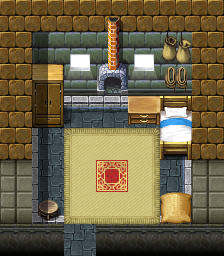

Rendered tile map (Tiled .tmx) drawn with the repository's tilesets; below, a short description and the map source with its tile grids summarised:
An orthogonal 7x8 tile map with 32x32 px tiles, 3 tile layers (Ground, Objects, Above), 1 hidden layer not drawn, 40 tilesets and 2 objects (mapchange, spawn).

<map version="1.0" orientation="orthogonal" width="7" height="8" tilewidth="32" tileheight="32">
 <tileset firstgid="1" name="map_bed_1" tilewidth="32" tileheight="32">
  <image source="../drawable/map_bed_1.png" width="512" height="256" />
 </tileset>
 <tileset firstgid="129" name="map_border_1" tilewidth="32" tileheight="32">
  <image source="../drawable/map_border_1.png" width="512" height="256" />
 </tileset>
 <tileset firstgid="257" name="map_bridge_1" tilewidth="32" tileheight="32">
  <image source="../drawable/map_bridge_1.png" width="512" height="256" />
 </tileset>
 <tileset firstgid="385" name="map_broken_1" tilewidth="32" tileheight="32">
  <image source="../drawable/map_broken_1.png" width="512" height="256" />
 </tileset>
 <tileset firstgid="513" name="map_cavewall_1" tilewidth="32" tileheight="32">
  <image source="../drawable/map_cavewall_1.png" width="576" height="192" />
 </tileset>
 <tileset firstgid="621" name="map_cavewall_2" tilewidth="32" tileheight="32">
  <image source="../drawable/map_cavewall_2.png" width="576" height="192" />
 </tileset>
 <tileset firstgid="729" name="map_cavewall_3" tilewidth="32" tileheight="32">
  <image source="../drawable/map_cavewall_3.png" width="576" height="192" />
 </tileset>
 <tileset firstgid="837" name="map_chair_table_1" tilewidth="32" tileheight="32">
  <image source="../drawable/map_chair_table_1.png" width="512" height="256" />
 </tileset>
 <tileset firstgid="965" name="map_crate_1" tilewidth="32" tileheight="32">
  <image source="../drawable/map_crate_1.png" width="512" height="256" />
 </tileset>
 <tileset firstgid="1093" name="map_cupboard_1" tilewidth="32" tileheight="32">
  <image source="../drawable/map_cupboard_1.png" width="512" height="256" />
 </tileset>
 <tileset firstgid="1221" name="map_curtain_1" tilewidth="32" tileheight="32">
  <image source="../drawable/map_curtain_1.png" width="512" height="256" />
 </tileset>
 <tileset firstgid="1349" name="map_entrance_1" tilewidth="32" tileheight="32">
  <image source="../drawable/map_entrance_1.png" width="512" height="256" />
 </tileset>
 <tileset firstgid="1477" name="map_fence_1" tilewidth="32" tileheight="32">
  <image source="../drawable/map_fence_1.png" width="512" height="256" />
 </tileset>
 <tileset firstgid="1605" name="map_fence_2" tilewidth="32" tileheight="32">
  <image source="../drawable/map_fence_2.png" width="512" height="256" />
 </tileset>
 <tileset firstgid="1733" name="map_ground_1" tilewidth="32" tileheight="32">
  <image source="../drawable/map_ground_1.png" width="512" height="256" />
 </tileset>
 <tileset firstgid="1861" name="map_ground_2" tilewidth="32" tileheight="32">
  <image source="../drawable/map_ground_2.png" width="512" height="256" />
 </tileset>
 <tileset firstgid="1989" name="map_ground_3" tilewidth="32" tileheight="32">
  <image source="../drawable/map_ground_3.png" width="512" height="256" />
 </tileset>
 <tileset firstgid="2117" name="map_ground_4" tilewidth="32" tileheight="32">
  <image source="../drawable/map_ground_4.png" width="512" height="256" />
 </tileset>
 <tileset firstgid="2245" name="map_ground_5" tilewidth="32" tileheight="32">
  <image source="../drawable/map_ground_5.png" width="512" height="256" />
 </tileset>
 <tileset firstgid="2373" name="map_ground_6" tilewidth="32" tileheight="32">
  <image source="../drawable/map_ground_6.png" width="512" height="256" />
 </tileset>
 <tileset firstgid="2501" name="map_ground_7" tilewidth="32" tileheight="32">
  <image source="../drawable/map_ground_7.png" width="512" height="256" />
 </tileset>
 <tileset firstgid="2629" name="map_ground_8" tilewidth="32" tileheight="32">
  <image source="../drawable/map_ground_8.png" width="512" height="256" />
 </tileset>
 <tileset firstgid="2757" name="map_indoor_1" tilewidth="32" tileheight="32">
  <image source="../drawable/map_indoor_1.png" width="512" height="256" />
 </tileset>
 <tileset firstgid="2885" name="map_kitchen_1" tilewidth="32" tileheight="32">
  <image source="../drawable/map_kitchen_1.png" width="512" height="256" />
 </tileset>
 <tileset firstgid="3013" name="map_outdoor_1" tilewidth="32" tileheight="32">
  <image source="../drawable/map_outdoor_1.png" width="512" height="256" />
 </tileset>
 <tileset firstgid="3141" name="map_pillar_1" tilewidth="32" tileheight="32">
  <image source="../drawable/map_pillar_1.png" width="512" height="256" />
 </tileset>
 <tileset firstgid="3269" name="map_plant_1" tilewidth="32" tileheight="32">
  <image source="../drawable/map_plant_1.png" width="512" height="256" />
 </tileset>
 <tileset firstgid="3397" name="map_rock_1" tilewidth="32" tileheight="32">
  <image source="../drawable/map_rock_1.png" width="512" height="256" />
 </tileset>
 <tileset firstgid="3525" name="map_roof_1" tilewidth="32" tileheight="32">
  <image source="../drawable/map_roof_1.png" width="512" height="256" />
 </tileset>
 <tileset firstgid="3653" name="map_roof_2" tilewidth="32" tileheight="32">
  <image source="../drawable/map_roof_2.png" width="512" height="256" />
 </tileset>
 <tileset firstgid="3781" name="map_shop_1" tilewidth="32" tileheight="32">
  <image source="../drawable/map_shop_1.png" width="512" height="256" />
 </tileset>
 <tileset firstgid="3909" name="map_sign_ladder_1" tilewidth="32" tileheight="32">
  <image source="../drawable/map_sign_ladder_1.png" width="512" height="256" />
 </tileset>
 <tileset firstgid="4037" name="map_table_1" tilewidth="32" tileheight="32">
  <image source="../drawable/map_table_1.png" width="512" height="256" />
 </tileset>
 <tileset firstgid="4165" name="map_trail_1" tilewidth="32" tileheight="32">
  <image source="../drawable/map_trail_1.png" width="512" height="256" />
 </tileset>
 <tileset firstgid="4293" name="map_tree_1" tilewidth="32" tileheight="32">
  <image source="../drawable/map_tree_1.png" width="512" height="256" />
 </tileset>
 <tileset firstgid="4421" name="map_wall_1" tilewidth="32" tileheight="32">
  <image source="../drawable/map_wall_1.png" width="512" height="256" />
 </tileset>
 <tileset firstgid="4549" name="map_wall_2" tilewidth="32" tileheight="32">
  <image source="../drawable/map_wall_2.png" width="480" height="256" />
 </tileset>
 <tileset firstgid="4669" name="map_wall_3" tilewidth="32" tileheight="32">
  <image source="../drawable/map_wall_3.png" width="480" height="256" />
 </tileset>
 <tileset firstgid="4789" name="map_window_1" tilewidth="32" tileheight="32">
  <image source="../drawable/map_window_1.png" width="512" height="256" />
 </tileset>
 <tileset firstgid="4917" name="map_window_2" tilewidth="32" tileheight="32">
  <image source="../drawable/map_window_2.png" width="512" height="256" />
 </tileset>
 <layer name="Ground" width="7" height="8">
  <data>[56 cells, 56 non-empty, 24 distinct tile ids]</data>
 </layer>
 <layer name="Objects" width="7" height="8">
  <data>[56 cells, 17 non-empty, 15 distinct tile ids]</data>
 </layer>
 <layer name="Above" width="7" height="8">
  <data>[56 cells, 7 non-empty, 2 distinct tile ids]</data>
 </layer>
 <layer name="Walkable" width="7" height="8" visible="0">
  <data>[56 cells, 41 non-empty, 1 distinct tile ids]</data>
 </layer>
 <objectgroup name="Mapevents" width="7" height="8">
  <object name="entrance" type="mapchange" x="64" y="224" width="32" height="32">
   <properties>
    <property name="map" value="stoutford_se" />
    <property name="place" value="farmer2" />
   </properties>
  </object>
 </objectgroup>
 <objectgroup name="Spawn" width="7" height="8">
  <object name="stoutford_cottager" type="spawn" x="32" y="96" width="160" height="96">
   <properties>
    <property name="respawn" value="false" />
   </properties>
  </object>
 </objectgroup>
 <objectgroup name="Keys" width="7" height="8" />
</map>
